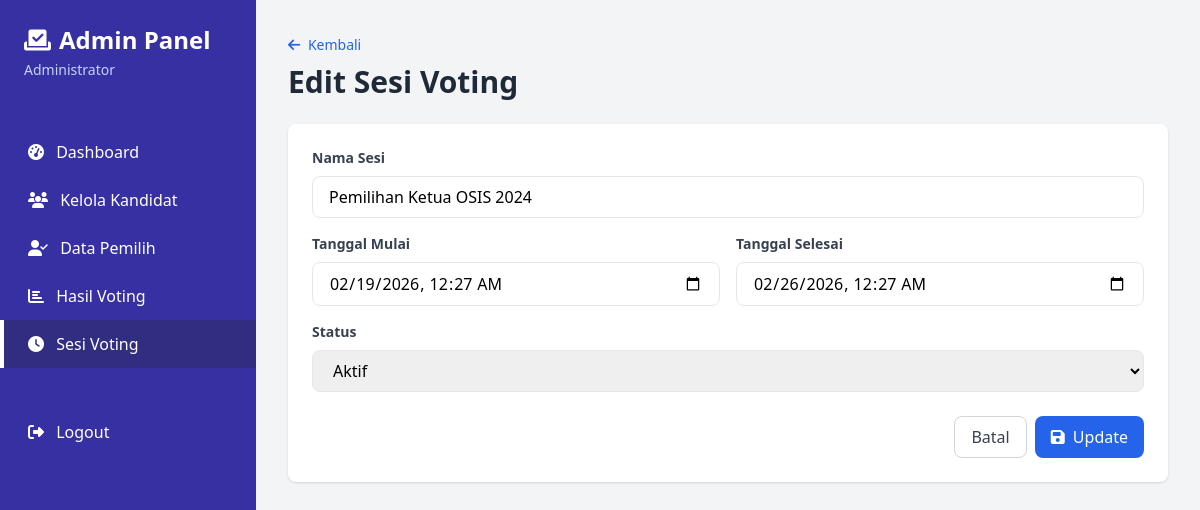
Screenshot of /admin/edit_session.php?id=1 (signed in) with the database file from the repository.
### tables this page shows
CREATE TABLE voting_session (
    id INT PRIMARY KEY AUTO_INCREMENT,
    nama_sesi VARCHAR(100) NOT NULL,
    tanggal_mulai DATETIME NOT NULL,
    tanggal_selesai DATETIME NOT NULL,
    status ENUM('aktif', 'selesai', 'pending') DEFAULT 'pending',
    created_at TIMESTAMP DEFAULT CURRENT_TIMESTAMP
);

### admin/edit_session.php (the view, shortened to what this page needs)
<?php
require_once '../includes/config.php';
$id = isset($_GET['id']) ? (int)$_GET['id'] : 0;
$session = mysqli_fetch_assoc(mysqli_query($conn, "SELECT * FROM voting_session WHERE id = $id"));
?>
<!DOCTYPE html>
<html lang="id">
<head>
    <script src="https://cdn.tailwindcss.com"></script>
    <link rel="stylesheet" href="https://cdnjs.cloudflare.com/ajax/libs/font-awesome/6.4.0/css/all.min.css">
</head>
<body class="bg-gray-100">
    <div class="flex h-screen overflow-hidden">
        <div class="w-64 bg-indigo-800 text-white flex-shrink-0 hidden md:block">
            <div class="p-6">
                <h1 class="text-2xl font-bold flex items-center">
                    <i class="fas fa-vote-yea mr-2"></i>
                    Admin Panel
                </h1>
                <p class="text-sm text-indigo-200 mt-1"><?= htmlspecialchars($_SESSION['admin_nama']) ?></p>
            </div>
            <nav class="mt-6">
                <a href="index.php" class="block py-3 px-6 hover:bg-indigo-700 transition border-l-4 border-transparent">
                    <i class="fas fa-tachometer-alt mr-2"></i> Dashboard
                </a>
                <a href="candidates.php" class="block py-3 px-6 hover:bg-indigo-700 transition border-l-4 border-transparent">
                    <i class="fas fa-users mr-2"></i> Kelola Kandidat
                </a>
                <a href="voters.php" class="block py-3 px-6 hover:bg-indigo-700 transition border-l-4 border-transparent">
                    <i class="fas fa-user-check mr-2"></i> Data Pemilih
                </a>
                <a href="results.php" class="block py-3 px-6 hover:bg-indigo-700 transition border-l-4 border-transparent">
                    <i class="fas fa-chart-bar mr-2"></i> Hasil Voting
                </a>
                <a href="sessions.php" class="block py-3 px-6 bg-indigo-900 hover:bg-indigo-700 transition border-l-4 border-white">
                    <i class="fas fa-clock mr-2"></i> Sesi Voting
                </a>
                <a href="../logout.php" class="block py-3 px-6 hover:bg-red-700 transition border-l-4 border-transparent mt-10">
                    <i class="fas fa-sign-out-alt mr-2"></i> Logout
                </a>
            </nav>
        </div>
        <div class="flex-1 overflow-y-auto">
            <div class="p-8">
                <div class="mb-6">
                    <a href="sessions.php" class="text-blue-600 hover:text-blue-800 text-sm">
                        <i class="fas fa-arrow-left mr-1"></i> Kembali
                    </a>
                    <h2 class="text-3xl font-bold text-gray-800 mt-2">Edit Sesi Voting</h2>
                </div>
                <div class="bg-white rounded-lg shadow p-6">
                    <form method="POST" action="">
                        <div class="mb-4">
                            <label class="block text-gray-700 text-sm font-bold mb-2">Nama Sesi</label>
                            <input type="text" name="nama_sesi" required
                                   value="<?= isset($_POST['nama_sesi']) ? htmlspecialchars($_POST['nama_sesi']) : $session['nama_sesi'] ?>"
                                   class="w-full px-4 py-2 border rounded-lg focus:outline-none focus:ring-2 focus:ring-blue-500">
                        </div>
                        <div class="grid grid-cols-2 gap-4 mb-4">
                            <div>
                                <label class="block text-gray-700 text-sm font-bold mb-2">Tanggal Mulai</label>
                                <input type="datetime-local" name="tanggal_mulai" required
                                       value="<?= isset($_POST['tanggal_mulai']) ? $_POST['tanggal_mulai'] : date('Y-m-d\TH:i', strtotime($session['tanggal_mulai'])) ?>"
                                       class="w-full px-4 py-2 border rounded-lg focus:outline-none focus:ring-2 focus:ring-blue-500">
                            </div>
                            <div>
                                <label class="block text-gray-700 text-sm font-bold mb-2">Tanggal Selesai</label>
                                <input type="datetime-local" name="tanggal_selesai" required
                                       value="<?= isset($_POST['tanggal_selesai']) ? $_POST['tanggal_selesai'] : date('Y-m-d\TH:i', strtotime($session['tanggal_selesai'])) ?>"
                                       class="w-full px-4 py-2 border rounded-lg focus:outline-none focus:ring-2 focus:ring-blue-500">
                            </div>
                        </div>
                        <div class="mb-6">
                            <label class="block text-gray-700 text-sm font-bold mb-2">Status</label>
                            <select name="status" class="w-full px-4 py-2 border rounded-lg focus:outline-none focus:ring-2 focus:ring-blue-500">
                                <option value="aktif" <?= $session['status'] === 'aktif' ? 'selected' : '' ?>>Aktif</option>
                            </select>
                        </div>
                        <div class="flex justify-end space-x-2">
                            <a href="sessions.php" class="px-4 py-2 border border-gray-300 rounded-lg text-gray-700 hover:bg-gray-50">
                                Batal
                            </a>
                            <button type="submit" class="px-4 py-2 bg-blue-600 hover:bg-blue-700 text-white rounded-lg">
                                <i class="fas fa-save mr-1"></i> Update
                            </button>
                        </div>
                    </form>
                </div>
            </div>
        </div>
    </div>
</body>
</html>

### rows the page displays
voting_session: nama_sesi "Pemilihan Ketua OSIS 2024", tanggal_mulai "02/19/2026 00:27", tanggal_selesai "02/26/2026 00:27", status "Aktif"

### other values shown
$_SESSION['admin_nama'] "Administrator"
